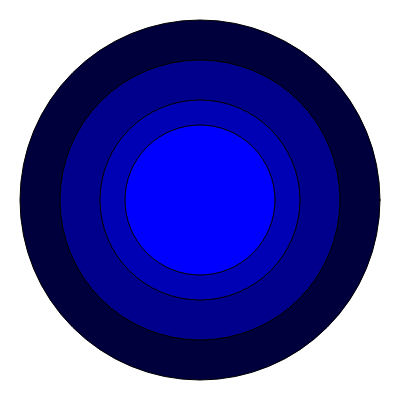
Frame 1 (no input)
Frame 60 (no input): identical to frame 1, image omitted
Frame 120 (the mouse pressed at the canvas centre since frame 60): identical to frame 1, image omitted

The p5.js sketch that drew this single still picture (run headless with seeded random() and noise() and a simulated clock; from frame 60 on, the mouse is pressed at the canvas centre):

// p5.js sketch
// ── sketch.js
let diameters = [360,280,200,150];
let colourVals = [60,140,180,255];

function setup() {
    createCanvas(400, 400);
    colorMode(RGB);
}

function draw() {
    background(255);
    
    for (let i = 0; i < diameters.length; i++) {
        fill (0,0,colourVals[i]);
        ellipse(width/2, height/2, diameters[i]);
    }
}

function mouseClicked() {
   
    let lastColour = colourVals.pop();
    colourVals.unshift(lastColour);
}
